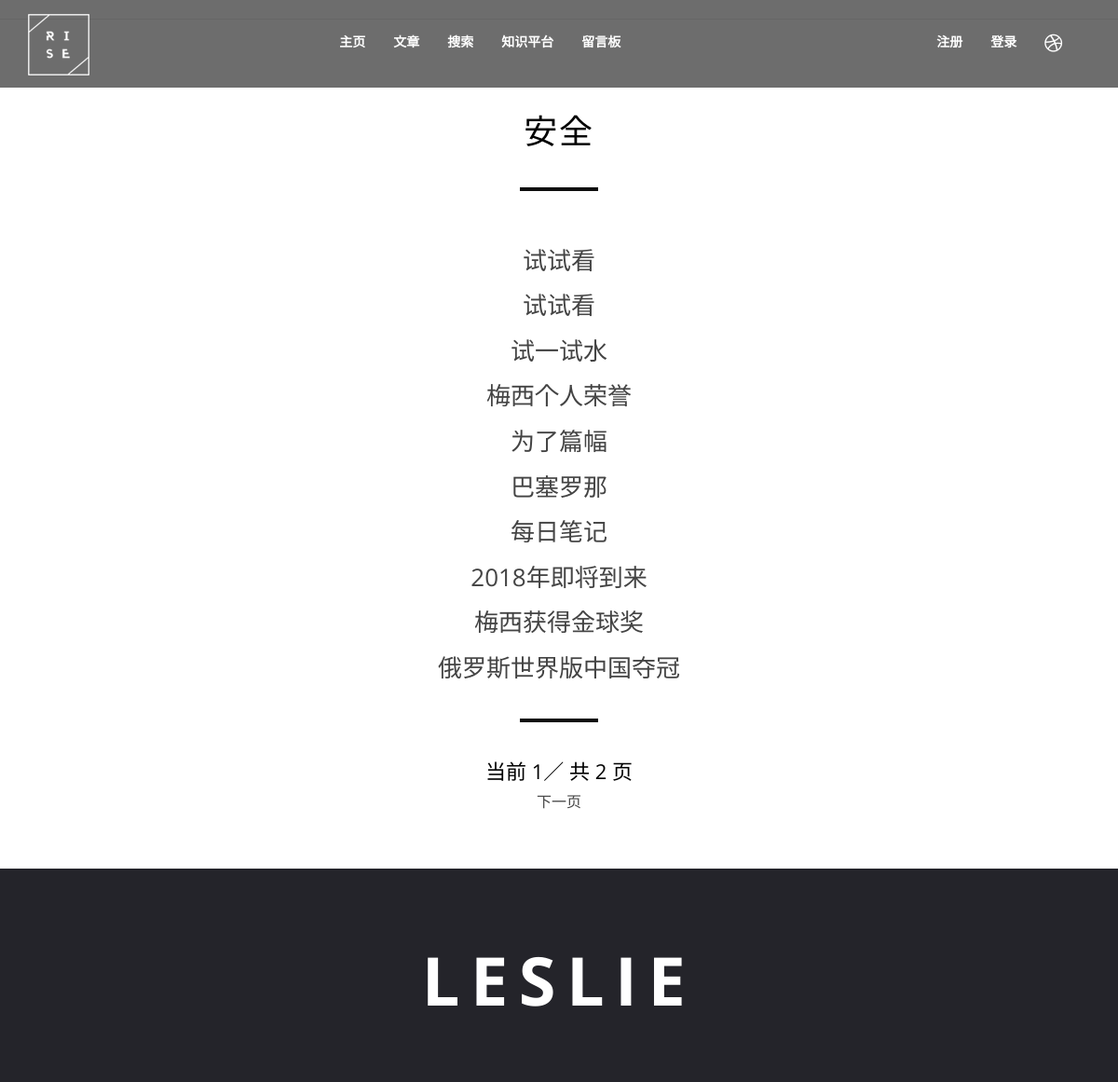
The page /category/1/ on the database as committed earlier.
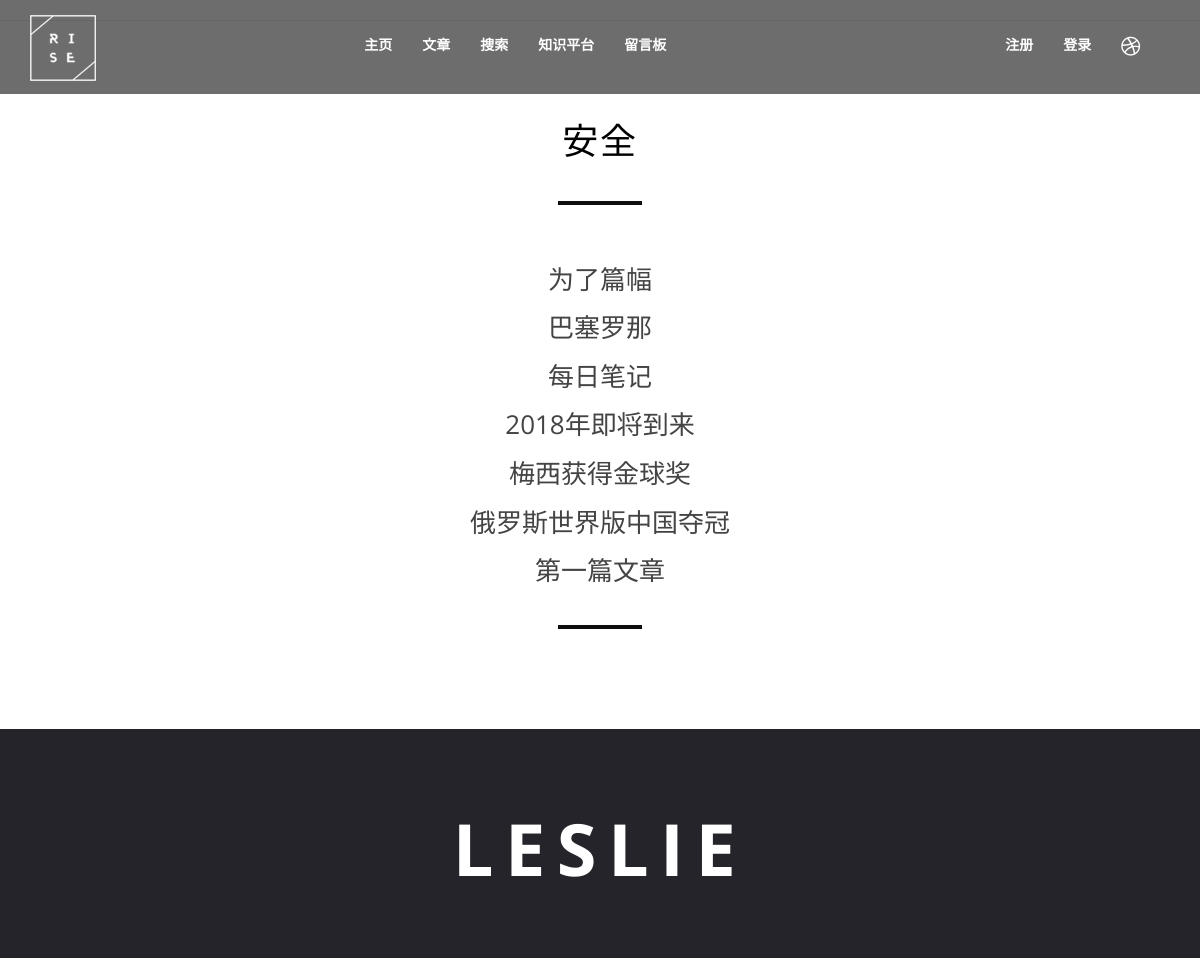
The same page on the database as committed later.
### blog/models.py (models this page shows, shortened)
class Category(models.Model):
    name = models.CharField(max_length=100)

class Post(models.Model):
    title = models.CharField(max_length=70)
    body = models.TextField()
    created_time = models.DateTimeField(default=datetime.utcnow())
    modified_time = models.DateTimeField()
    views = models.PositiveIntegerField(default=0)
    category = models.ForeignKey(Category)
    author = models.ForeignKey(User)
    class Meta:
        ordering = ['-created_time']

### blog/views.py (the view)
# urls.py: url(r'^category/(?P<pk>[0-9]+)/$', views.CategoryView.as_view(), name='category'),
class CategoryView(ListView):
    model = Post
    template_name = 'blog/category.html'
    context_object_name = 'post_list'
    paginate_by = 10
    def get_queryset(self):
        cate = get_object_or_404(Category, pk=self.kwargs.get('pk'))
        return super(CategoryView, self).get_queryset().filter(category=cate)
    def get_context_data(self, **kwargs):
        context = super(CategoryView, self).get_context_data(**kwargs)
        cate = get_object_or_404(Category, pk=self.kwargs.get('pk'))
        context.update({'category': cate})
        return context

### blog/templates/blog/category.html (shortened to what this page needs)
{% extends 'base.html' %}
{% block page_content %}
<hr class="Light-sep">
<section id="contact">
        <div class="container">
            <h2>{{ category.name }}{{ result }}</h2>
            <hr class="sep">
        </div>
        {% for post in post_list %}
        <h3><a style="text-decoration: none; color: #444;" href="{% url 'blog:detail' post.pk %}" >{{ post.title }}</a></h3>
        {% endfor %}
    <hr class="sep">
    {% if is_paginated %}
    <div class="pagination-simple">
        <span class="current"> <h5>当前 {{ page_obj.number }}／ 共 {{ paginator.num_pages }} 页</h5> </span>
        {% if page_obj.has_next %}
        <a href="?page={{ page_obj.next_page_number }}"; style="text-decoration: none; color: #444;">下一页</a>
        {% endif %}
    </div>
    {% endif %}
</section>
{% endblock %}

### blog/templates/base.html (shortened to what this page needs)
{% load staticfiles %}
<!DOCTYPE html>
<html lang="en">
<head>
    <link href="{% static 'blog/bootstrap-assets/css/bootstrap.min.css' %}" rel="stylesheet">
    <link href="{% static 'blog/css/main.css' %}" rel="stylesheet">
    <link rel="stylesheet" href="{% static 'blog/css/highlights/pastie.css' %}">
    <link rel="stylesheet" href="https://maxcdn.bootstrapcdn.com/font-awesome/4.4.0/css/font-awesome.min.css">
</head>
<body>
    <section class="main-header">
        <nav class="navbar navbar-default navbar-fixed-top">
            <div class="container">
                <div class="navbar-header">
                    <a class="navbar-brand" href="#"><img src="{% static 'blog/img/logo/logo.png' %}" class="img-responsive" alt="logo"></a>
                </div>
                <div class="collapse navbar-collapse text-center" id="bs-example-navbar-collapse-1">
                        <ul class="nav navbar-nav">
                            <li><a href="{% url 'blog:index' %}" class="page-scroll">主页</a></li>
                            <li><a href="{% url 'blog:index' %}#portfolio" class="page-scroll">文章</a></li>
                            <li><a href="{% url 'blog:search' %}" >搜索</a></li>
                            <li><a href="{% url 'blog:outside' %}">知识平台</a></li>
                            <li><a href="{% url 'blog:message' %}">留言板</a></li>
                        </ul>
                    <div class="social-media hidden-sm hidden-xs">
                        <ul class="nav navbar-nav">
                            {% if user.is_authenticated %}
                            <li><a href="#">{{ user.username }}</a></li>
                            <li><a href="{% url 'blog:logout' %}?next={{ request.path }}">登出</a></li>
                            {% else %}
                            <li><a href="{% url 'blog:register' %}">注册</a></li>
                            <li><a href="{% url 'blog:login' %}?next={{ request.path }}">登录</a></li>
                            {% endif %}
                            <li><a href="#"><i class="fa fa-dribbble"></i></a></li>
                        </ul>
                    </div>
                </div>
            </div>
        </nav>
    </section>
    {% block page_content %}{% endblock %}
    <footer>
        <div class="container">
            <h1>Leslie</h1>
        </div>
    </footer>
</body>

### myblog/static/blog/css/main.css (style rules this page uses)
body { font-family: 'Open Sans', sans-serif; font-size: 16px; color: #0d0d0d; overflow-x: hidden; }
.sep { max-width: 80px; border: 2px solid #0d0d0d; margin-top: 40px; margin-bottom: 40px; }
h1 { font-size: 72px; color: #fff; font-weight: 300; letter-spacing: 0.16em; }
h2 { font-size: 36px; color: #000; font-weight: 400; letter-spacing: 0.05em; }
h3 { font-size: 26px; color: #000; font-weight: 400; }
.navbar-default { background: rgba(13, 13, 13, 0.6); margin-bottom: 0; border: none; }
.navbar-default .navbar-header { width: 28%; padding-right: 15px; }
.navbar-default .nav > li > a { font-size: 14px; color: #fff; font-weight: 700; text-transform: uppercase; padding: 35px 15px; -moz-transition: all 0.3s ease-in-out; -o-transition: all 0.3s ease-in-out; -webkit-transition: all 0.3s ease-in-out; transition: all 0.3s ease-in-out; }
.navbar-default .social-media { float: right; padding: 0 15px; }
.navbar-default .social-media i { font-size: 22px; }
#contact { padding: 60px 0; text-align: center; }
#contact h2 { text-transform: uppercase; }
footer { background: #24242a; padding: 60px 0; text-align: center; }
footer h1 { text-transform: uppercase; font-weight: 700; }

Rows that differ between the two databases and show on the page:
removed Post: title "试试看"
removed Post: title "试试看"
removed Post: title "试一试水"
removed Post: title "梅西个人荣誉"
now on this page (row unchanged): Post: title "第一篇文章"
Other text that changed with them:
{{ page_obj.number }}: "1" → (not shown)
{{ paginator.num_pages }}: "2" → (not shown)
text no longer shown: "当前 ／ 共 页 下一页"
